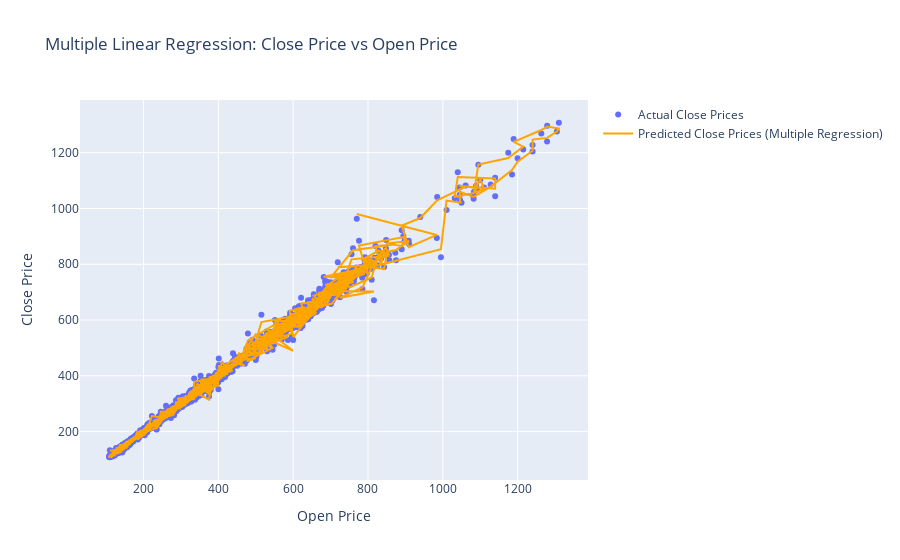

Write notebook code for a chart like this one.
### Markdown cell above
# Multiple Linear Regression

### Code cell
# Multiple Linear Regression
X_multiple = df[['Open', 'High', 'Low']]  # Independent variables
X_multiple = sm.add_constant(X_multiple)

# Fit the model
model_multiple = sm.OLS(y, X_multiple).fit()

# Print the summary
print(model_multiple.summary())

# Predicting
df['Predicted_Close_Multiple'] = model_multiple.predict(X_multiple)

# Plotting with Plotly
import plotly.graph_objects as go

fig = go.Figure()
fig.add_trace(go.Scatter(x=df['Open'], y=df['Close'], mode='markers', name='Actual Close Prices'))
fig.add_trace(go.Scatter(x=df['Open'], y=df['Predicted_Close_Multiple'], mode='lines', name='Predicted Close Prices (Multiple Regression)', line=dict(color='orange')))
fig.update_layout(title='Multiple Linear Regression: Close Price vs Open Price',
                  xaxis_title='Open Price',
                  yaxis_title='Close Price')
fig.show()

### Figure 1 — Plotly figure (JSON) as saved in the notebook; plotly's stock layout.template omitted (floating-point values rounded to 4 significant figures; data arrays with more than 128 entries replaced by an {"elided": "..."} marker saying what was removed)
{"data": [{"mode": "markers", "name": "Actual Close Prices", "type": "scatter", "x": {"elided": "3322 float values"}, "y": {"elided": "3322 float values"}}, {"line": {"color": "orange"}, "mode": "lines", "name": "Predicted Close Prices (Multiple Regression)", "type": "scatter", "x": {"elided": "3322 float values"}, "y": {"elided": "3322 float values"}}], "layout": {"autosize": true, "title": {"text": "Multiple Linear Regression: Close Price vs Open Price"}, "xaxis": {"autorange": true, "range": [32.99, 1385.0], "title": {"text": "Open Price"}, "type": "linear"}, "yaxis": {"autorange": true, "range": [9.016, 1406.0], "title": {"text": "Close Price"}, "type": "linear"}}}
